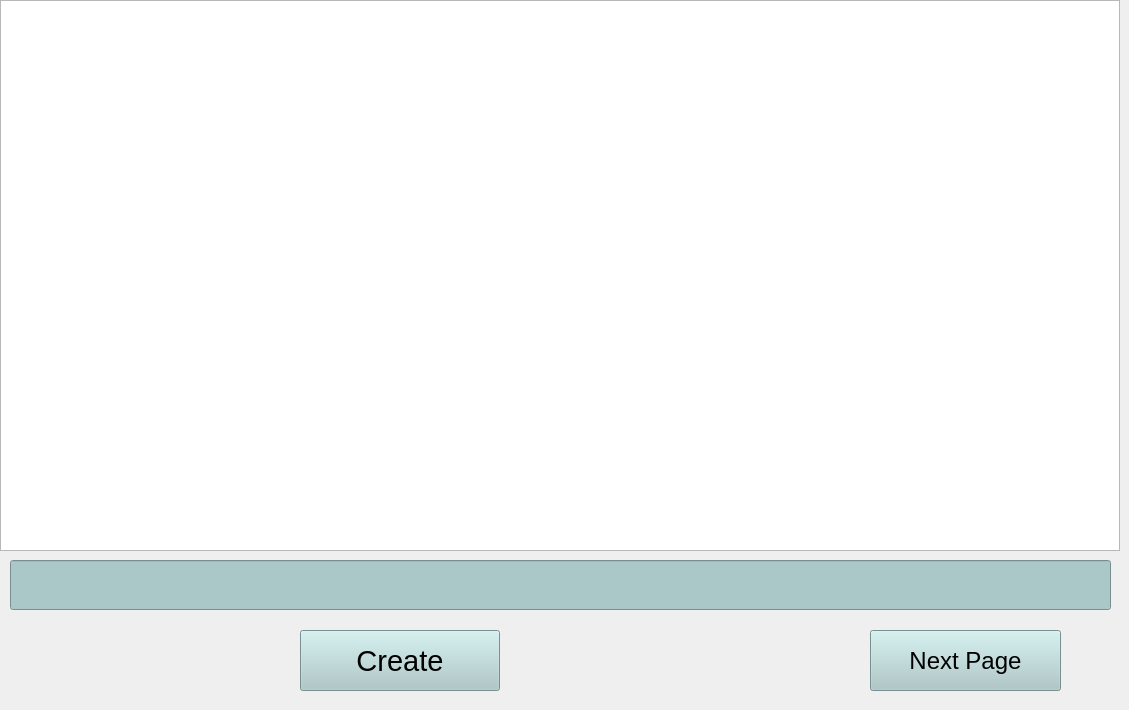
   <widget class="QWidget" name="tab_7">
    <attribute name="title">
     <string>Page 6</string>
    </attribute>
    <widget class="QGraphicsView" name="im_pg6">
     <property name="geometry">
      <rect>
       <x>0</x>
       <y>0</y>
       <width>1120</width>
       <height>551</height>
      </rect>
     </property>
    </widget>
    <widget class="QPushButton" name="But_pg6">
     <property name="geometry">
      <rect>
       <x>870</x>
       <y>630</y>
       <width>191</width>
       <height>61</height>
      </rect>
     </property>
     <property name="font">
      <font>
       <pointsize>18</pointsize>
      </font>
     </property>
     <property name="styleSheet">
      <string notr="true">QPushButton{
	background-color: rgba(170,200,200);
} /* Light grey color */
QPushButton:hover{
	background:rgba(170,200,200,220);
}
QPushButton:pressed{
	background:rgba(170,200,200,250);
}
</string>
     </property>
     <property name="text">
      <string>Next Page</string>
     </property>
    </widget>
    <widget class="QLineEdit" name="inp_pg6">
     <property name="geometry">
      <rect>
       <x>10</x>
       <y>560</y>
       <width>1101</width>
       <height>50</height>
      </rect>
     </property>
     <property name="minimumSize">
      <size>
       <width>1101</width>
       <height>41</height>
      </size>
     </property>
     <property name="maximumSize">
      <size>
       <width>1101</width>
       <height>50</height>
      </size>
     </property>
     <property name="font">
      <font>
       <family>Calibri</family>
       <pointsize>16</pointsize>
      </font>
     </property>
     <property name="styleSheet">
      <string notr="true">background-color: rgb(170,200,200); /* Light grey color */
</string>
     </property>
     <property name="text">
      <string/>
     </property>
    </widget>
    <widget class="QPushButton" name="create_pg6">
     <property name="geometry">
      <rect>
       <x>300</x>
       <y>630</y>
       <width>200</width>
       <height>61</height>
      </rect>
     </property>
     <property name="font">
      <font>
       <pointsize>22</pointsize>
      </font>
     </property>
     <property name="styleSheet">
      <string notr="true">QPushButton{
	background-color: rgba(170,200,200);
} /* Light grey color */
QPushButton:hover{
	background:rgba(170,200,200,220);
}
QPushButton:pressed{
	background:rgba(170,200,200,250);
}
</string>
     </property>
     <property name="text">
      <string>Create</string>
     </property>
    </widget>
    <widget class="QLabel" name="label_17">
     <property name="geometry">
      <rect>
       <x>110</x>
       <y>610</y>
       <width>71</width>
       <height>91</height>
      </rect>
     </property>
     <property name="text">
      <string/>
     </property>
     <property name="pixmap">
      <pixmap>chichar.png</pixmap>
     </property>
     <property name="scaledContents">
      <bool>true</bool>
     </property>
    </widget>
    <widget class="QLabel" name="label_18">
     <property name="geometry">
      <rect>
       <x>4</x>
       <y>616</y>
       <width>91</width>
       <height>81</height>
      </rect>
     </property>
     <property name="text">
      <string/>
     </property>
     <property name="pixmap">
      <pixmap>pokemon.png</pixmap>
     </property>
     <property name="scaledContents">
      <bool>true</bool>
     </property>
    </widget>
    <widget class="QLabel" name="label_19">
     <property name="geometry">
      <rect>
       <x>190</x>
       <y>610</y>
       <width>110</width>
       <height>91</height>
      </rect>
     </property>
     <property name="text">
      <string/>
     </property>
     <property name="pixmap">
      <pixmap>pich.png</pixmap>
     </property>
     <property name="scaledContents">
      <bool>true</bool>
     </property>
    </widget>
    <widget class="QLabel" name="label_31">
     <property name="geometry">
      <rect>
       <x>540</x>
       <y>620</y>
       <width>291</width>
       <height>81</height>
      </rect>
     </property>
     <property name="text">
      <string/>
     </property>
     <property name="pixmap">
      <pixmap>ct1.png</pixmap>
     </property>
     <property name="scaledContents">
      <bool>true</bool>
     </property>
    </widget>
   </widget>
